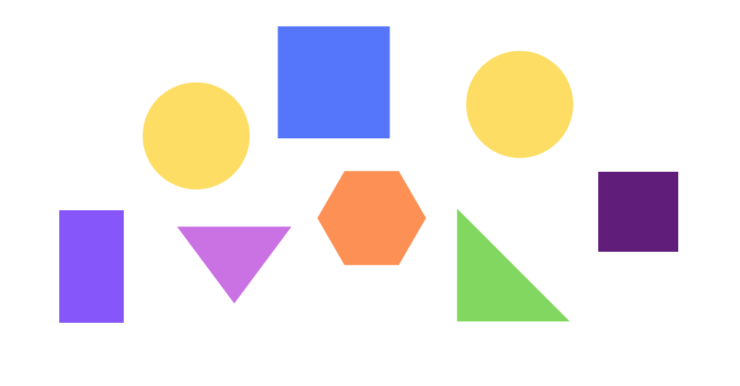
#> input picture Shapes Detection/OpenCV/Resources/shapes (1).png, 1480 x 772 px, given in place of the camera (shown at 1/2 size)
$ python 'Shapes detection - Webcam.py'
#> lines starting #> are read from the running program, lines starting #| are printed output that depends on the picture; after the words box and inside, x2 and y2 are one past the last pixel; in counts of white or black regions, pixels touching at a corner belong together
import cv2
import numpy as np

frameWidth = 440
frameHeight = 280
cap = cv2.VideoCapture(0)
cap.set(3, frameWidth)
cap.set(3, frameHeight)


def empty(a):
    pass


# Track Bar
cv2.namedWindow("Parameters")
cv2.resizeWindow("Parameters", 640, 240)
cv2.createTrackbar("Threshold1", "Parameters", 23, 255, empty)
cv2.createTrackbar("Threshold2", "Parameters", 20, 255, empty)
cv2.createTrackbar("Area", "Parameters", 5000, 30000, empty)  # initial value = 5000 & max. value = 30000


# Stacking function
def stackImages(scale, imgArray):
    rows = len(imgArray)
    cols = len(imgArray[0])
    rowsAvailable = isinstance(imgArray[0], list)
    width = imgArray[0][0].shape[1]
    height = imgArray[0][0].shape[0]
    if rowsAvailable:
        for x in range(0, rows):
            for y in range(0, cols):
                if imgArray[x][y].shape[:2] == imgArray[0][0].shape[:2]:
                    imgArray[x][y] = cv2.resize(imgArray[x][y], (0, 0), None, scale, scale)
                else:
                    imgArray[x][y] = cv2.resize(imgArray[x][y], (imgArray[0][0].shape[1], imgArray[0][0].shape[0]),
                                                None, scale, scale)
                if len(imgArray[x][y].shape) == 2:
                    imgArray[x][y] = cv2.cvtColor(imgArray[x][y], cv2.COLOR_GRAY2BGR)
        imageBlank = np.zeros((height, width, 3), np.uint8)
        hor = [imageBlank] * rows
        hor_con = [imageBlank] * rows
        for x in range(0, rows):
            hor[x] = np.hstack(imgArray[x])
        ver = np.vstack(hor)
    else:
        for x in range(0, rows):
            if imgArray[x].shape[:2] == imgArray[0].shape[:2]:
                imgArray[x] = cv2.resize(imgArray[x], (0, 0), None, scale, scale)
            else:
                imgArray[x] = cv2.resize(imgArray[x], (imgArray[0].shape[1], imgArray[0].shape[0]), None, scale, scale)
            if len(imgArray[x].shape) == 2:
                imgArray[x] = cv2.cvtColor(imgArray[x], cv2.COLOR_GRAY2BGR)
        hor = np.hstack(imgArray)
        ver = hor
    return ver


# Contours function
# img --> where we find the contours from
# imgContour --> where we will write down the detected contours
def getContours(img, imgContour):
    contours, hierarchy = cv2.findContours(img, cv2.RETR_EXTERNAL, cv2.CHAIN_APPROX_NONE)
    cv2.drawContours(imgContour, contours, -1, (255, 0, 255), 7)

    # Detect the area of the contour and based on it, we can remove all the contours that we are not interested in
    for cnt in contours:
        area = cv2.contourArea(cnt)
        areaMin = cv2.getTrackbarPos("Area", "Parameters")
        # Draw this contour if only the area is above a certain amount
        if area > areaMin:
            cv2.drawContours(imgContour, cnt, -1, (255, 0, 255), 7)
            # Find the corner points
            # find the length of the contours
            par1 = cv2.arcLength(cnt, True)  # The contour is closed
            # Use par1 to approximate the shape, output is array include points
            approx = cv2.approxPolyDP(cnt, 0.02 * par1, True)
            # If the length is 4, then rectangle and so on
            print(len(approx))

            x, y, w, h = cv2.boundingRect(approx)
            cv2.rectangle(imgContour, (x, y), (x + w, y + h), (0, 255, 0), 5)
            cv2.putText(imgContour, "Points: " + str(len(approx)), (x + w + 20, y + 20), cv2.FONT_HERSHEY_COMPLEX, 0.7,
                        (0, 255, 0), 2)
            cv2.putText(imgContour, "Area: " + str(int(area)), (x + w + 20, y + 45), cv2.FONT_HERSHEY_COMPLEX, 0.7,
                        (0, 255, 0), 2)


while True:
    success, img = cap.read()
#> img is the input picture: shape (772, 1480, 3); mean B, G, R 233.4, 231.5, 237.2
    imgContour = img.copy()
    kernel = np.ones((5, 5))
    threshold1 = cv2.getTrackbarPos("Threshold1", "Parameters")
    threshold2 = cv2.getTrackbarPos("Threshold2", "Parameters")

    imgBlur = cv2.GaussianBlur(img, (7, 7), 1)
    imgGray = cv2.cvtColor(imgBlur, cv2.COLOR_BGR2GRAY)
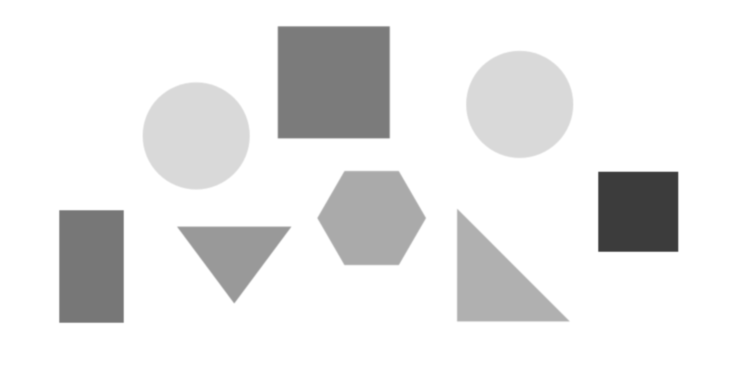
#> imgGray: shape (772, 1480) (shown at 1/2 size); min 60, max 255, mean 233.4
    imgCanny = cv2.Canny(imgGray, threshold1, threshold2)
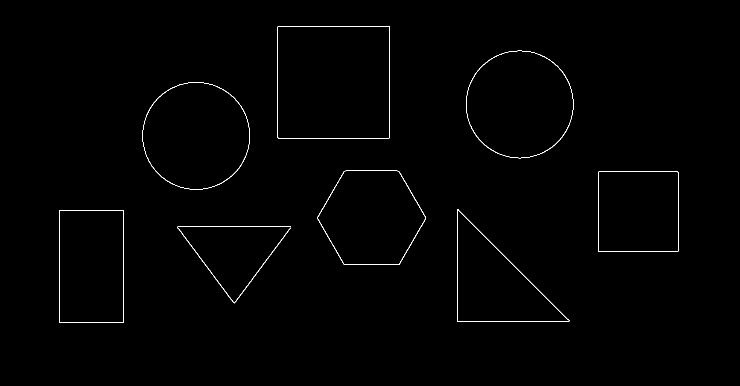
#> imgCanny: shape (772, 1480) (shown at 1/2 size); 0.55% white in thin lines or dots, all inside (x1, y1, x2, y2) = (118, 52, 1357, 646)
    imgDil = cv2.dilate(imgCanny, kernel, iterations=1)
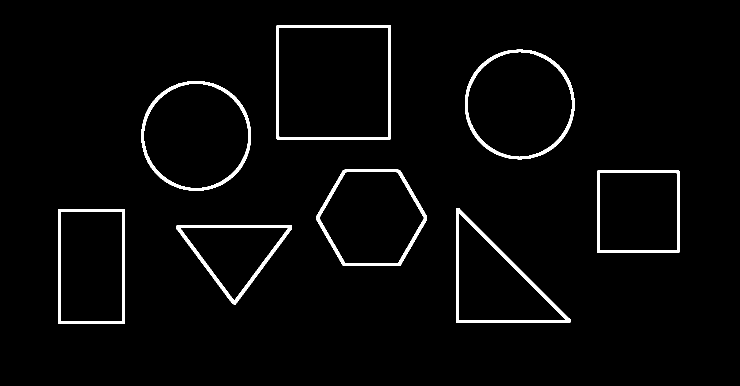
#> imgDil: shape (772, 1480) (shown at 1/2 size); 2.8% white; 8 white regions

    getContours(imgDil, imgContour)
#> in getContours, `contours, hierarchy = cv2.findContours(img, cv2.RETR_EXTERNAL, cv2.CHA..`: contours = 8 contours; box (x1, y1, x2, y2) and area: (553, 50, 782, 279) 51982, (930, 99, 1149, 319) 37816, (283, 162, 502, 382) 37808, (633, 339, 854, 532) 32386, (116, 418, 250, 648) 30455, (912, 416, 1141, 645) 27122, (1194, 341, 1359, 506) 26894, (352, 451, 584, 609) 19186
#> in getContours, `area = cv2.contourArea(cnt)`: area = 19186
#> in getContours, `par1 = cv2.arcLength(cnt, True)`: par1 = 643.6
#> in getContours, `approx = cv2.approxPolyDP(cnt, 0.02 * par1, True)`: approx = [[352, 453], [467, 608], [583, 458]]
#| 3
#> in getContours, `x, y, w, h = cv2.boundingRect(approx)`: x = 352; y = 453; w = 232; h = 156
#> in getContours, `cv2.putText(imgContour, "Area: " + str(int(area)), (x + w + 20, y + 45..`:
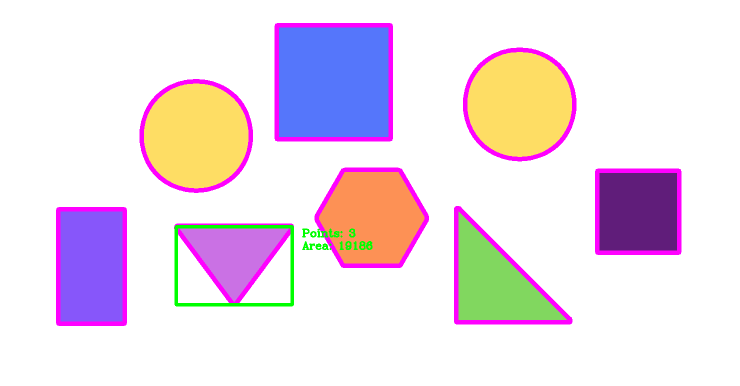
#> imgContour: shape (772, 1480, 3) (shown at 1/2 size); mean B, G, R 232.9, 221.7, 236.5
    imgStacked = stackImages(0.8, ([img, imgGray, imgCanny],
                                   [imgDil, imgContour, imgContour]))
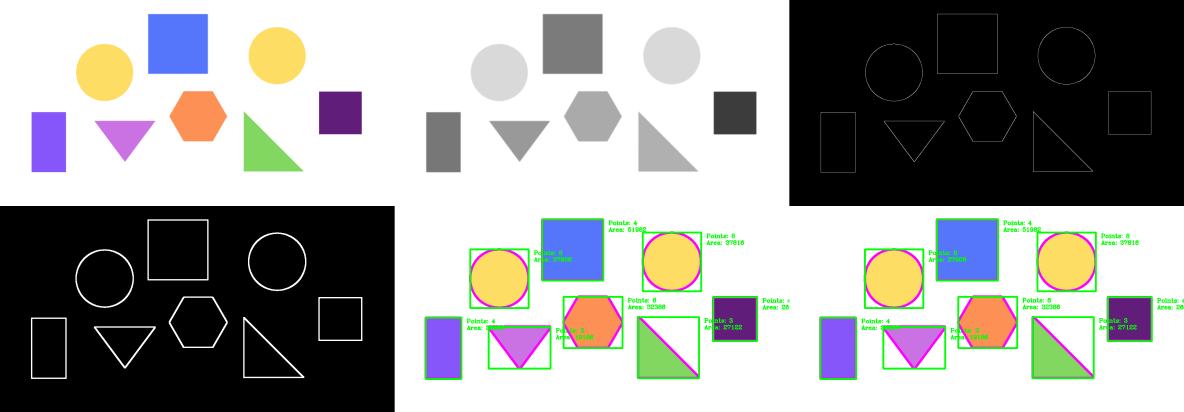
#> imgStacked: shape (1236, 3552, 3) (shown at 1/3 size); mean B, G, R 153, 154.8, 154.9
    cv2.imshow("Result", imgStacked)
    if cv2.waitKey(1) & 0xFF == ord('q'):
#> (key q is pressed here)
        break
